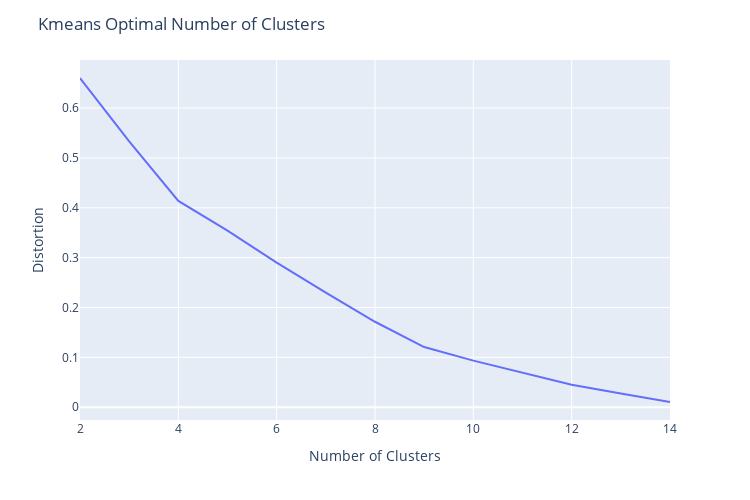

The notebook cell saved with this chart:
### Markdown cell above
### The first clustering method 'correlation' relies upon the pearson correlation coefficient to see how strongly correlated individual sales series are, and assigns clusters based on highest correlation between series.

### Code cell
# Series clustering using 'correlation'
method='correlation'
nlags=None
alpha=None
scale=True
scale_method=None
split_method=None
n_clusters=None # providing a value for n_clusters will force that number of clusters to be used
max_clusters=14 # this needs to be < # series
plot=True

covid_clusters =  ts.add_cluster_labels(training, 
                                    ts_settings, 
                                    method=method,
                                    scale=scale,
                                    scale_method=scale_method,
                                    alpha=alpha,
                                    nlags=nlags, 
                                    split_method=split_method,
                                    n_clusters=n_clusters, 
                                    max_clusters=max_clusters, 
                                    plot=plot)

### Figure 1 — Plotly figure (JSON) as saved in the notebook; plotly's stock layout.template omitted (floating-point values rounded to 4 significant figures)
{"data": [{"hoverlabel": {"namelength": 0}, "hovertemplate": "x=%{x}<br>y=%{y}", "legendgroup": "", "line": {"color": "#636efa", "dash": "solid"}, "mode": "lines", "name": "", "showlegend": false, "type": "scatter", "x": [2, 3, 4, 5, 6, 7, 8, 9, 10, 11, 12, 13, 14], "xaxis": "x", "y": [0.6605, 0.5334, 0.4138, 0.3541, 0.2902, 0.2297, 0.1714, 0.1207, 0.09343, 0.06999, 0.04522, 0.02758, 0.01041], "yaxis": "y"}], "layout": {"height": 500, "legend": {"tracegroupgap": 0}, "margin": {"t": 60}, "title": {"text": "Kmeans Optimal Number of Clusters"}, "width": 750, "xaxis": {"anchor": "y", "domain": [0, 1], "range": [2, 14], "title": {"text": "Number of Clusters"}, "type": "linear"}, "yaxis": {"anchor": "x", "autorange": true, "domain": [0, 1], "range": [-0.02571, 0.6966], "title": {"text": "Distortion"}, "type": "linear"}}}
